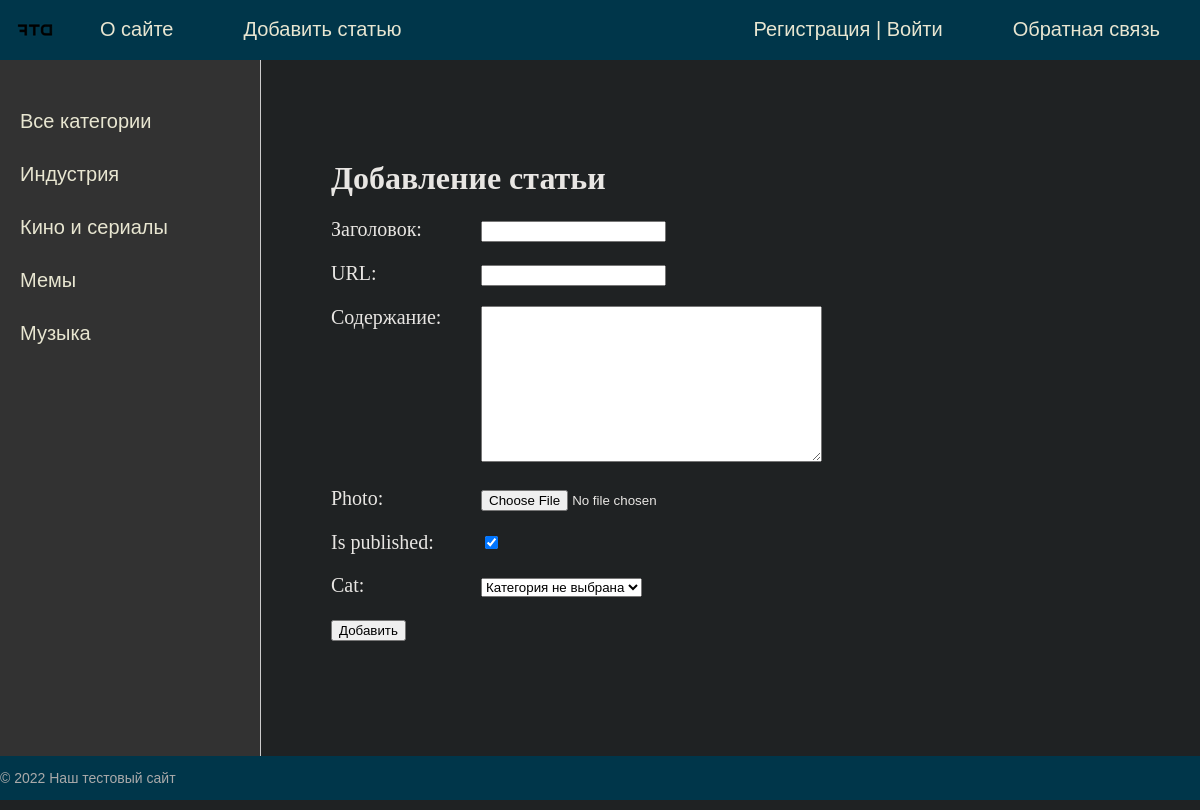
Screenshot of /blog/addpage/ with the database file from the repository.
### blog/models.py (models this page shows)
class Category(models.Model):
    name = models.CharField(max_length=100, db_index=True, verbose_name='Название')
    slug = models.SlugField(max_length=255,unique=True, db_index=True, verbose_name="URL")
    def __str__(self):
        return self.name
    def get_absolute_url(self):
        return reverse('category', kwargs={'cat_slug': self.slug})
    class Meta:
        verbose_name = 'Категория'
        verbose_name_plural = 'Категории'
        ordering = ['id']

### blog/views.py (the view)
# urls.py: path('addpage/', AddPage.as_view(), name='add_page'),
class AddPage(CreateView):
    form_class = AddPostForm
    template_name = 'blog/addpage.html'
    success_url = reverse_lazy('home')
    def get_context_data(self, *, object_list=None, **kwargs):
        context = super().get_context_data(**kwargs)
        context['title'] = 'Добавление статьи'
        context['menu'] = menu
        return context

### blog/forms.py (shortened to what this page needs)
class AddPostForm(forms.ModelForm):
    def __init__(self,*args,**kwargs):
        super().__init__(*args, **kwargs)
        self.fields['cat'].empty_label = "Категория не выбрана"
    class Meta:
        model = Post
        fields = ['title','slug','content','photo','is_published', 'cat']
        Widgets = {
            'titles': forms.TextInput(attrs={'class': 'form-input'}),
            'content': forms.Textarea(attrs={'cols': 60, 'rows': 10})
        }

### blog/templatetags/blog_tags.py (called while the page is built)
@register.inclusion_tag('blog/list_categories.html')
def get_categories(sort=None, cat_selected=0):
    if not sort:
         cats = Category.objects.all()
    else:
         cats = Category.objects.order_by(sort)
    return{"cats": cats, "cat_selected": cat_selected}

### blog/templates/blog/addpage.html (shortened to what this page needs)
{% extends 'blog/base.html' %}
{% block content %}
<h1>{{title}}</h1>
<form action="{% url 'add_page' %}" method="post" enctype="multipart/form-data">
    {% for f in form %}
    <p><label class="form-label" for="{{ f.id_for_label }}">{{f.label}}: </label>{{ f }}</p>
    {% endfor %}
    <button type="submit">Добавить</button>
</form>
{% endblock %}

### blog/templates/blog/list_categories.html
{% for c in cats %}
    {% if c.pk == cat_selected %}
        <li class="selcted">{{c.name}}</li>
    {% else %}
        <li><a href="{{c.get_absolute_url}}">{{c.name}}</a></li>
    {% endif %}
{% endfor %}

### blog/static/blog/css/styles.css (style rules this page uses)
html, body { background: #1f2223; font-family: 'Arial'; margin: 0; padding: 0; height: 100%; width: 100%; color: #444; }
a { color: #0059b2; text-decoration: none; }
.left-chapters ul li { margin: 30px 0 0 0; color: #999; }
.left-chapters ul li a { color: #e8e6d1; text-decoration: none; }
.content-text h1 { font-size: 32px; }
.form-label { display: inline-block; min-width: 150px; vertical-align: top; }

### rows the page displays
Category: name "Индустрия"
Category: name "Кино и сериалы"
Category: name "Мемы"
Category: name "Музыка"

### other values shown
{{ m.title }} "О сайте" "Добавить статью"
{{ m.title }} "Обратная связь"
{{ title }} "Добавление статьи"
{{ f.label }} "Заголовок" "URL" "Содержание" "Photo" "Is published" "Cat"
